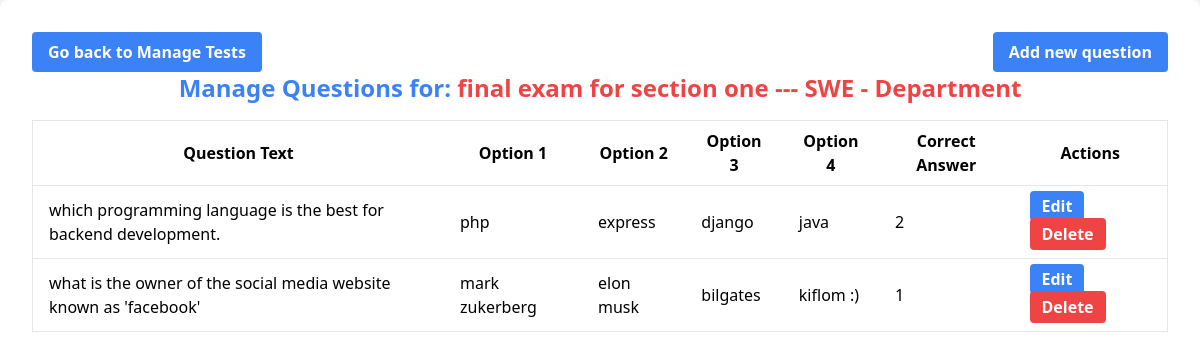
Page /server/dashboard/manage_questions.php?test_id=42 on the committed database.
### tables this page shows
CREATE TABLE `tests` (
  `test_id` int(11) NOT NULL,
  `test_title` varchar(100) NOT NULL,
  `test_desc` varchar(1000) NOT NULL,
  `test_duration` int(11) NOT NULL,
  `test_catagory` varchar(100) NOT NULL,
  `test_author` varchar(100) NOT NULL
);

CREATE TABLE `questions` (
  `question_id` int(11) NOT NULL,
  `test_id` int(11) NOT NULL,
  `question_text` varchar(2000) NOT NULL,
  `option_1` varchar(1000) NOT NULL,
  `option_2` varchar(1000) NOT NULL,
  `option_3` varchar(1000) NOT NULL,
  `option_4` varchar(1000) NOT NULL,
  `correct_answer` int(11) NOT NULL
);

### server/dashboard/manage_questions.php (the view, shortened to what this page needs)
<?php
$test_id = $_GET['test_id'];
$host = 'localhost';
$db = 'quiz_app_details';
$user = 'root';
$pass = '';
$conn = new mysqli($host, $user, $pass, $db);
$sql = "SELECT * FROM tests WHERE test_id = '$test_id'";
$result = $conn->query($sql);
$row = $result->fetch_assoc();
$questions_sql = "SELECT * FROM questions WHERE test_id = '$test_id'";
$questions_result = $conn->query($questions_sql);
?>
<!DOCTYPE html>
<html lang="en">
<head>
    <script src="https://cdn.tailwindcss.com"></script>
</head>
<body class="bg-gray-100 flex justify-center items-center h-screen">
    <div class="w-full bg-white p-8 rounded-lg shadow-md h-full">
        <div class="flex justify-between">
        <button type="button" name="add_question" class="bg-blue-500 hover:bg-blue-600 text-white font-bold py-2 px-4 rounded outline-none"
            onclick="location.href='manageTests.php'"
        >
            Go back to Manage Tests
        </button>
        <button type="button" name="add_question" class="bg-blue-500 hover:bg-blue-600 text-white font-bold py-2 px-4 rounded outline-none"
            onclick="location.href='add_question.php?test_id=<?php echo $test_id ?>'"
        >
            Add new question
        </button>
        </div>
        <h1 class="text-2xl text-center font-semibold mb-4 text-blue-500">Manage Questions for: <?php echo "<span class='text-red-500'>". htmlspecialchars($row['test_title'])."</span>"; ?></h1>
        <table class="min-w-full bg-white border">
            <thead>
                <tr>
                    <th class="py-2 px-4 border-b">Question Text</th>
                    <th class="py-2 px-4 border-b">Option 1</th>
                    <th class="py-2 px-4 border-b">Option 2</th>
                    <th class="py-2 px-4 border-b">Option 3</th>
                    <th class="py-2 px-4 border-b">Option 4</th>
                    <th class="py-2 px-4 border-b">Correct Answer</th>
                    <th class="py-2 px-4 border-b">Actions</th>
                </tr>
            </thead>
            <tbody>
                <?php while ($question_row = $questions_result->fetch_assoc()): ?>
                    <tr>
                        <td class="py-2 px-4 border-b"><?php echo htmlspecialchars($question_row['question_text']); ?></td>
                        <td class="py-2 px-4 border-b"><?php echo htmlspecialchars($question_row['option_1']); ?></td>
                        <td class="py-2 px-4 border-b"><?php echo htmlspecialchars($question_row['option_2']); ?></td>
                        <td class="py-2 px-4 border-b"><?php echo htmlspecialchars($question_row['option_3']); ?></td>
                        <td class="py-2 px-4 border-b"><?php echo htmlspecialchars($question_row['option_4']); ?></td>
                        <td class="py-2 px-4 border-b"><?php echo htmlspecialchars($question_row['correct_answer']); ?></td>
                        <td class="py-2 px-4 border-b">
                        <a href="edit_question.php?question_id=<?php echo $question_row['question_id']; ?>"
                        class="bg-blue-500 hover:bg-blue-600 text-white font-bold py-1 px-3 rounded mr-2">Edit</a>
                            <form action="" method="POST" class="inline-block">
                                <button type="submit" name="delete_question" class="bg-red-500 hover:bg-red-600 text-white font-bold py-1 px-3 rounded">Delete</button>
                            </form>
                        </td>
                    </tr>
                <?php endwhile; ?>
            </tbody>
        </table>
    </div>
</body>
</html>

### rows in the picture
tests: test_title "final exam for section one --- SWE - Department"
questions: question_text "which programming language is the best for backend development.", option_1 "php", option_2 "express", option_3 "django", option_4 "java", correct_answer "2"
questions: question_text "what is the owner of the social media website known as 'facebook'", option_1 "mark zukerberg", option_2 "elon musk", option_3 "bilgates", option_4 "kiflom :)", correct_answer "1"
